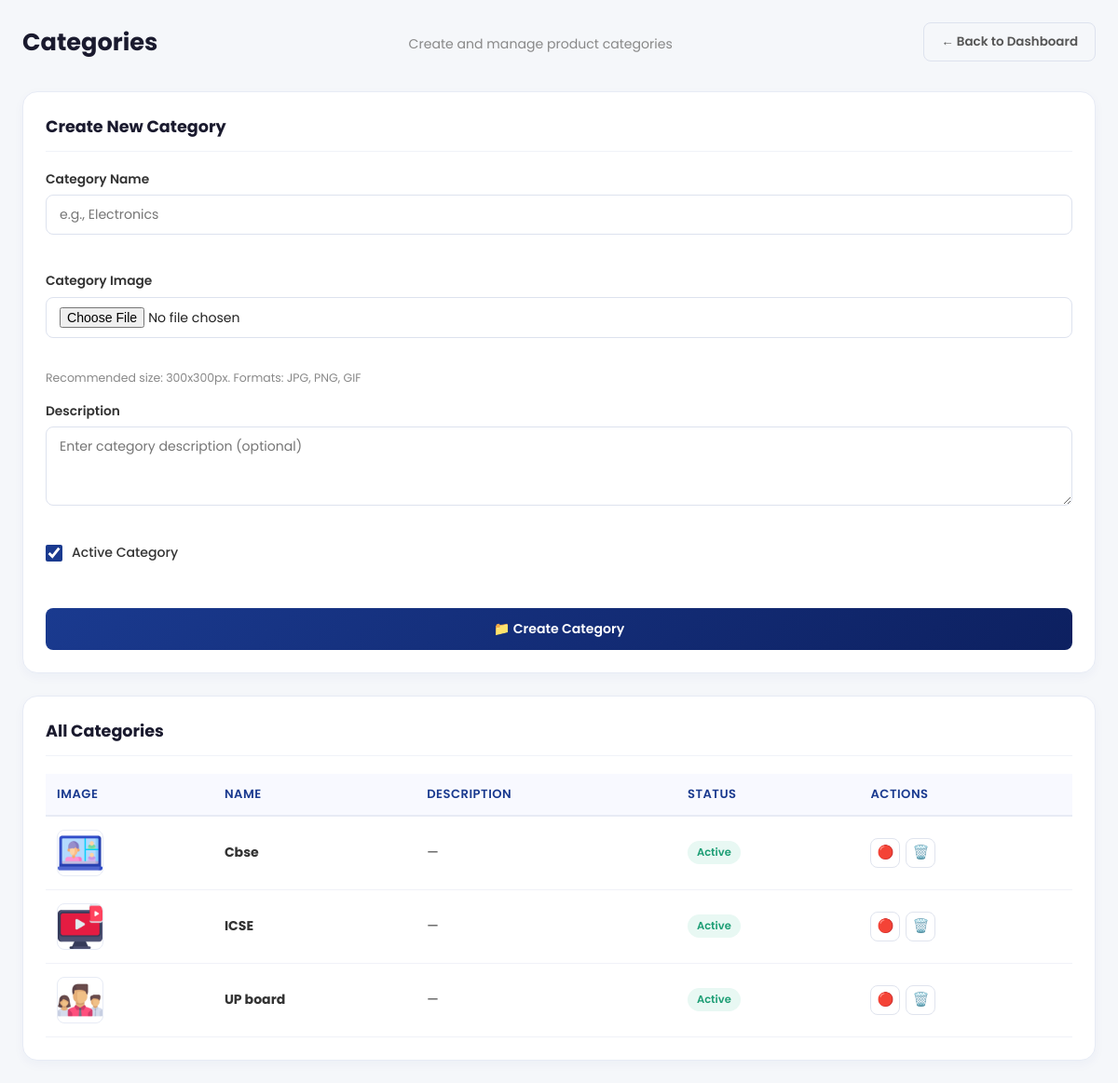
/category_list (signed in), run on the app's committed database.
### myapp/models.py (models this page shows, shortened)
class Category(models.Model):
    name = models.CharField(max_length=100, unique=True, verbose_name="Category Name")
    image = models.ImageField(
        upload_to='categories/',
        blank=True,
        null=True,
        verbose_name="Category Image"
    )
    description = models.TextField(blank=True, null=True, verbose_name="Description")
    is_active = models.BooleanField(default=True, verbose_name="Is Active")
    created_at = models.DateTimeField(auto_now_add=True)
    updated_at = models.DateTimeField(auto_now=True)
    class Meta:
        ordering = ['name']
        verbose_name = "Category"
        verbose_name_plural = "Categories"

### myapp/views.py (the view)
# urls.py: path('category_list', views.category_list, name='category_list'),
@login_required
def category_list(request):
    categories = Category.objects.all()
    if request.method == 'POST':
        form = CategoryForm(request.POST, request.FILES)
        if form.is_valid():
            category = form.save()
            messages.success(
                request,
                f"Category '{category.name}' created successfully!"
            )
            return redirect('category_list')
        else:
            messages.error(request, "Please correct the errors below.")
    else:
        form = CategoryForm()
    context = {
        'categories': categories,
        'form': form,
    }
    return render(request, 'categories.html', context)

### myapp/forms.py
class CategoryForm(forms.ModelForm):
    class Meta:
        model = Category
        fields = ['name', 'image', 'description', 'is_active']
        widgets = {
            'name': forms.TextInput(attrs={
                'placeholder': 'e.g., Electronics',
                'class': 'form-input',
                'required': 'required'
            }),
            'image': forms.FileInput(attrs={
                'class': 'form-input',
                'accept': 'image/*'
            }),
            'description': forms.Textarea(attrs={
                'placeholder': 'Enter category description (optional)',
                'class': 'form-input',
                'rows': '3'
            }),
            'is_active': forms.CheckboxInput(attrs={
                'class': 'form-input'
            }),
        }
        labels = {
            'name': 'Category Name',
            'image': 'Category Image',
            'description': 'Description',
            'is_active': 'Active',
        }

### myapp/context_processors.py (called while the page is built)
def site_settings(request):
    settings = NavbarSetting.objects.first()
    return {
        'site_settings': settings
    }

### myapp/templates/categories.html (shortened to what this page needs)
{% extends "admin_dashboard.html" %}
{% block content1 %}
<div class="category-page">
  <div class="category-container">
    <div class="category-header">
      <h1>Categories</h1>
      <p>Create and manage product categories</p>
      <a href="{% url 'dashboard' %}" class="btn btn-secondary">← Back to Dashboard</a>
    </div>
    <div class="category-card">
      <div class="category-card-head">
        <h2>Create New Category</h2>
      </div>
      <form method="post" enctype="multipart/form-data" novalidate class="category-form">
        <div class="category-group">
          <label for="{{ form.name.id_for_label }}">Category Name</label>
          {{ form.name }}
          <div class="category-error">{{ form.name.errors }}</div>
        </div>
        <div class="category-group">
          <label for="{{ form.image.id_for_label }}">Category Image</label>
          {{ form.image }}
          <div class="category-error">{{ form.image.errors }}</div>
          <small class="category-hint">Recommended size: 300x300px. Formats: JPG, PNG, GIF</small>
        </div>
        <div class="category-group">
          <label for="{{ form.description.id_for_label }}">Description</label>
          {{ form.description }}
          <div class="category-error">{{ form.description.errors }}</div>
        </div>
        <div class="category-group">
          <div class="checkbox-row">
            {{ form.is_active }}
            <label for="{{ form.is_active.id_for_label }}">Active Category</label>
          </div>
          <div class="category-error">{{ form.is_active.errors }}</div>
        </div>
        <button type="submit" class="category-btn btn btn-primary">📁 Create Category</button>
      </form>
    </div>
    <div class="category-card">
      <div class="category-card-head">
        <h2>All Categories</h2>
      </div>
      <div class="category-table-wrap">
        <table class="data-table category-table">
          <thead>
            <tr>
              <th>Image</th>
              <th>Name</th>
              <th>Description</th>
              <th>Status</th>
              <th>Actions</th>
            </tr>
          </thead>
          <tbody>
            {% for category in categories %}
            <tr>
              <td>
                {% if category.image %}
                  <img src="{{ category.image.url }}" alt="{{ category.name }}" class="category-thumb">
                {% else %}
                  <div class="category-thumb-empty">📁</div>
                {% endif %}
              </td>
              <td><strong>{{ category.name }}</strong></td>
              <td>{{ category.description|truncatewords:8|default:"—" }}</td>
              <td>
                {% if category.is_active %}
                  <span class="badge badge-success">Active</span>
                {% else %}
                  <span class="badge badge-danger">Inactive</span>
                {% endif %}
              </td>
              <td>
                <div class="action-btns">
                  <a href="{% url 'category_toggle_active' category.pk %}" class="action-btn" title="Toggle Status">
                    {% if category.is_active %}🔴{% else %}🟢{% endif %}
                  </a>
                  <a href="{% url 'category_delete' category.pk %}" class="action-btn" title="Delete">🗑️</a>
                </div>
              </td>
            </tr>
            {% empty %}
            <tr>
              <td colspan="5" class="category-empty">No categories found.</td>
            </tr>
            {% endfor %}
          </tbody>
        </table>
      </div>
    </div>
  </div>
</div>
{% endblock content1 %}

### staticfiles/css/admin_dashboard.css (style rules this page uses)
* { margin:0;padding:0;box-sizing:border-box }
html { scroll-behavior:smooth }
body { font-family:'Poppins',sans-serif; background:#f5f7fa; color:#222; overflow-x:hidden; line-height:1.5; min-height:100vh; }
img { max-width:100%;display:block }
button,input { font:inherit }
a { text-decoration:none }
:root { --primary:#1a3a8f; --primary-dark:#0d2060; --gold:#e8b400; --border:#e8eaf0; --soft-border:#dde2ee; --text:#222; --muted:#666; --bg:#f5f7fa; --white:#fff; --success:#1d9e75; --danger:#e84444; --nav-h:60px; --container:1200px; }
.btn { display:inline-flex; align-items:center; justify-content:center; gap:8px; padding:10px 18px; border-radius:8px; font-size:0.84rem; font-weight:600; transition:all .2s; cursor:pointer; border:none; font-family:'Poppins',sans-serif; white-space:nowrap; }
.btn-primary { background:linear-gradient(135deg,#1a3a8f,#0d2060); color:#fff; }
.btn-secondary { background:#f5f7fa; color:#555; border:1.5px solid #dde2ee; }
.data-table { width:100%; border-collapse:collapse; font-size:0.88rem; }
.data-table thead { background:#f8f9ff; border-bottom:2px solid #e7ebf5; }
.data-table th { padding:12px; text-align:left; font-weight:600; color:#1a3a8f; font-size:0.82rem; text-transform:uppercase; letter-spacing:0.5px; }
.data-table td { padding:14px 12px; border-bottom:1px solid #f0f2f8; color:#333; }
.badge { display:inline-flex; align-items:center; padding:4px 10px; border-radius:20px; font-size:0.72rem; font-weight:600; white-space:nowrap; }
.badge-success { background:#e8f8f3; color:#1d9e75; }
.action-btns { display:flex; gap:6px; align-items:center; }
.action-btn { width:32px; height:32px; border-radius:8px; display:flex; align-items:center; justify-content:center; cursor:pointer; transition:all .15s; border:1px solid #e0e4ee; background:#fff; font-size:0.9rem; }
.form-input, .form-select, .form-textarea { width:100%; padding:10px 14px; border:1.5px solid #dde2ee; border-radius:8px; font-size:0.88rem; font-family:'Poppins',sans-serif; transition:border-color .2s; background:#fff; }
input[type="file"] { padding:8px; font-size:0.84rem; }

### data on the page
Category: image (picture), name "Cbse", description "—", is_active "Active"
Category: image (picture), name "ICSE", description "—", is_active "Active"
Category: image (picture), name "UP board", description "—", is_active "Active"
